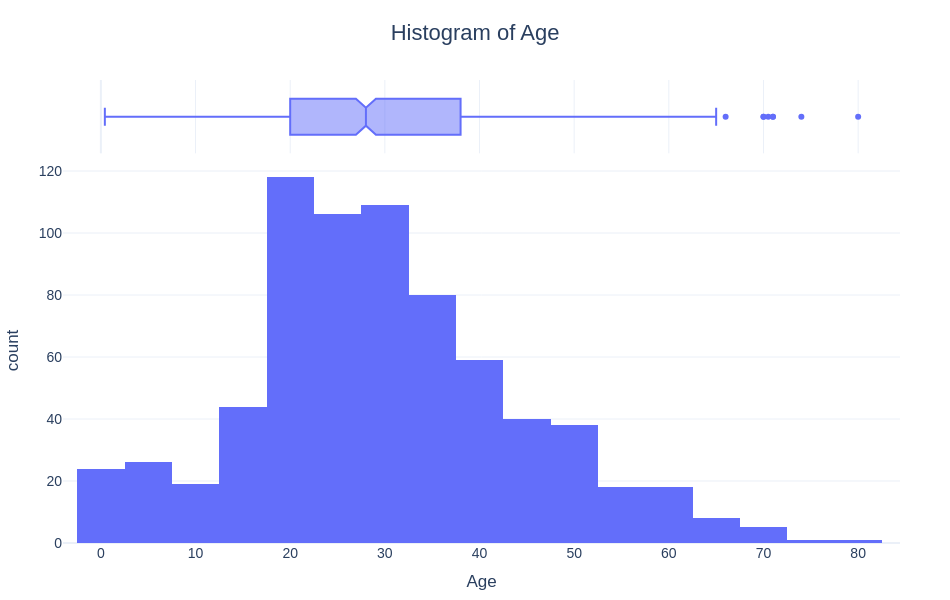

Here is the notebook cell this chart was saved with:
### Code cell
fig = viz.histogram("Age")

fig.show()

### Figure 1 — Plotly figure (JSON) as saved in the notebook; plotly's stock layout.template omitted (floating-point values rounded to 4 significant figures; data arrays with more than 128 entries replaced by an {"elided": "..."} marker saying what was removed)
{"data": [{"bingroup": "x", "hovertemplate": "Age=%{x}<br>count=%{y}<extra></extra>", "legendgroup": "", "marker": {"color": "#636efa", "pattern": {"shape": ""}}, "name": "", "nbinsx": 30, "orientation": "v", "showlegend": false, "type": "histogram", "x": {"elided": "891 float values"}, "xaxis": "x", "yaxis": "y"}, {"hovertemplate": "Age=%{x}<extra></extra>", "legendgroup": "", "marker": {"color": "#636efa"}, "name": "", "notched": true, "showlegend": false, "type": "box", "x": {"elided": "891 float values"}, "xaxis": "x2", "yaxis": "y2"}], "layout": {"barmode": "relative", "font": {"family": "Arial", "size": 14}, "height": 600, "legend": {"title": {"text": ""}, "tracegroupgap": 0}, "margin": {"b": 50, "l": 50, "r": 50, "t": 80}, "title": {"font": {"size": 22}, "text": "Histogram of Age", "x": 0.5, "xanchor": "center"}, "width": 950, "xaxis": {"anchor": "y", "domain": [0, 1], "title": {"text": "Age"}}, "xaxis2": {"anchor": "y2", "domain": [0, 1], "matches": "x", "showgrid": true, "showticklabels": false}, "yaxis": {"anchor": "x", "domain": [0, 0.8316], "title": {"text": "count"}}, "yaxis2": {"anchor": "x2", "domain": [0.8416, 1], "matches": "y2", "showgrid": false, "showline": false, "showticklabels": false, "ticks": ""}}}
